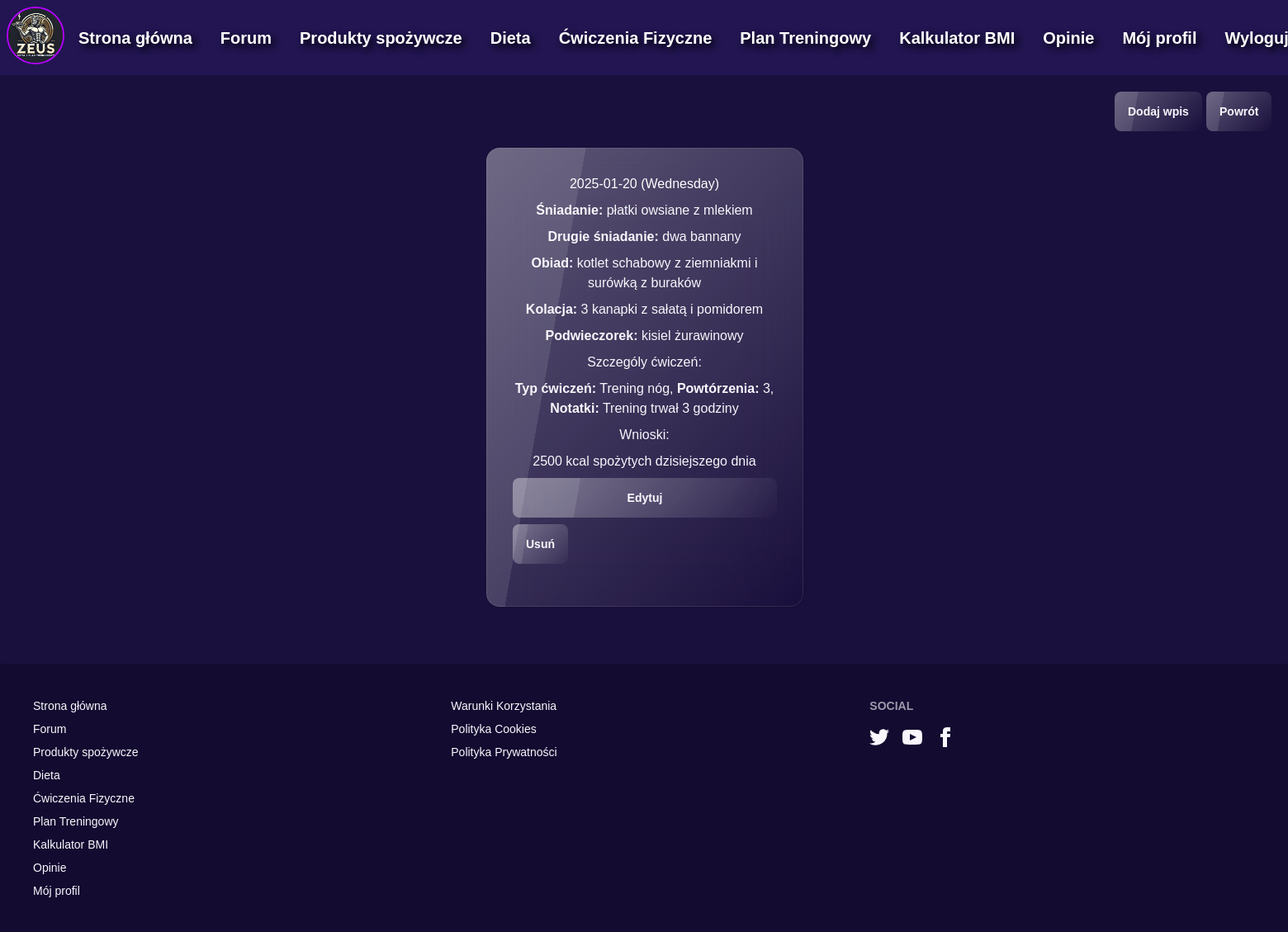
/profile/journal (signed in), run on the app's committed database.
### models.py (models this page shows, shortened)
class JournalEntry(db.Model):
    __tablename__ = 'journal_entry'
    id = db.Column(db.Integer, primary_key=True)
    user_id = db.Column(db.Integer, db.ForeignKey('user.id'), nullable=False)
    date = db.Column(db.Date, nullable=False)
    day_of_week = db.Column(db.String(15), nullable=False)
    breakfast = db.Column(db.Text, nullable=True)
    second_breakfast = db.Column(db.Text, nullable=True)
    lunch = db.Column(db.Text, nullable=True)
    dinner = db.Column(db.Text, nullable=True)
    snack = db.Column(db.Text, nullable=True)
    workout_type = db.Column(db.Text, nullable=True)
    workout_reps = db.Column(db.String(50), nullable=True)
    workout_notes = db.Column(db.Text, nullable=True)
    conclusions = db.Column(db.Text, nullable=True)
    created_at = db.Column(db.DateTime, default=db.func.current_timestamp())
    workout_details = db.Column(db.Text, nullable=True)

### app.py (the view)
@app.route('/profile/journal', methods=['GET'])
@login_required
def journal():
    entries = JournalEntry.query.filter_by(user_id=current_user.id).all()
    for entry in entries:
        if entry.workout_details:
            try:
                entry.workout_details = json.loads(entry.workout_details)
            except json.JSONDecodeError:
                entry.workout_details = []
    return render_template('journal.html', entries=entries)

### app.py (called while the page is built)
@login_manager.user_loader
def load_user(user_id):
    return User.get(user_id)

### models.py (called while the page is built)
    @staticmethod
    def get(user_id):
        return User.query.get(int(user_id))

### templates/journal.html (shortened to what this page needs)
{% extends 'base.html' %}
{% block content %}
<div class="journal-header">
    <a href="{{ url_for('new_journal_entry') }}" class="btn glass">Dodaj wpis</a>
    <a href="{{ url_for('profile') }}" class="btn glass">Powrót</a>
</div>
<div class="exercise-cards">
    {% for entry in entries %}
    <div class="card glass w-96">
        <div class="card-body">
        <h3>{{ entry.date }} ({{ entry.day_of_week }})</h3>
        <p><strong>Śniadanie:</strong> {{ entry.breakfast or "N/A" }}</p>
        <p><strong>Drugie śniadanie:</strong> {{ entry.second_breakfast or "N/A" }}</p>
        <p><strong>Obiad:</strong> {{ entry.lunch or "N/A" }}</p>
        <p><strong>Kolacja:</strong> {{ entry.dinner or "N/A" }}</p>
        <p><strong>Podwieczorek:</strong> {{ entry.snack or "N/A" }}</p>
        <h4>Szczególy ćwiczeń:</h4>
        <ul>
            {% if entry.workout_details %}
            {% for workout in entry.workout_details %}
            <li>
                <strong>Typ ćwiczeń:</strong> {{ workout.type or "N/A" }},
                <strong>Powtórzenia:</strong> {{ workout.reps or "N/A" }},
                <strong>Notatki:</strong> {{ workout.notes or "No notes" }}
            </li>
            {% endfor %}
            {% else %}
            <li>Brak szczególłów treningu</li>
            {% endif %}
        </ul>
        <h4>Wnioski:</h4>
        <p>{{ entry.conclusions or "No conclusions." }}</p>
        <a href="{{ url_for('edit_journal_entry', entry_id=entry.id) }}" class="btn glass">Edytuj</a>
        <form method="POST" action="{{ url_for('delete_journal_entry', entry_id=entry.id) }}" onsubmit="return confirm('Are you sure you want to delete this entry?');">
            <button type="submit" class="btn glass">Usuń</button>
        </form>
    </div>
    </div>
    {% endfor %}
</div>
{% endblock %}

### static/style.css (style rules this page uses)
body { font-family: Arial, sans-serif; margin: 0; padding: 0; box-sizing: border-box; }
.exercise-cards { display: flex; justify-content: center; text-align: center; gap: 20px; margin-left: 1px; margin-left: 1px; margin-top: 20px; }
.exercise-cards { display: flex; flex-wrap: wrap; gap: 20px; justify-content: center; margin-top: 20px; }
form { display: flex; gap: 10px; align-items: center; margin-bottom: 20px; }
form select, form button { padding: 5px 10px; border: 1px solid #ddd; border-radius: 5px; }
form button { background-color: #007bff; color: white; cursor: pointer; }
form { display: flex; flex-wrap: wrap; gap: 10px; align-items: center; margin-bottom: 20px; }
form select, form input, form button { padding: 5px 10px; border: 1px solid #ddd; border-radius: 5px; }
.journal-header { text-align: right; margin-bottom: 20px; }
h3 { margin-top: 20px; font-size: 18px; color: #ffffff; }

### data on the page
JournalEntry: date "2025-01-20", day_of_week "Wednesday", breakfast "płatki owsiane z mlekiem", second_breakfast "dwa bannany", lunch "kotlet schabowy z ziemniakmi i surówką z buraków", dinner "3 kanapki z sałatą i pomidorem", snack "kisiel żurawinowy", type "Trening nóg", reps "3", notes "Trening trwał 3 godziny", conclusions "2500 kcal spożytych dzisiejszego dnia"
